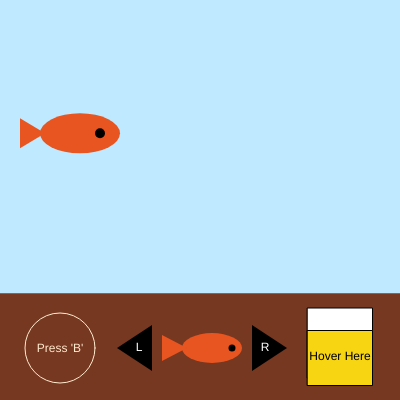
Frame 1 (no input)
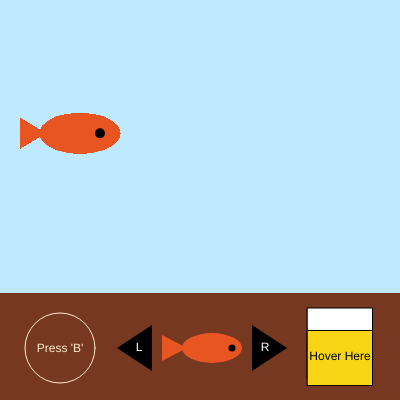
Frame 60 (no input)
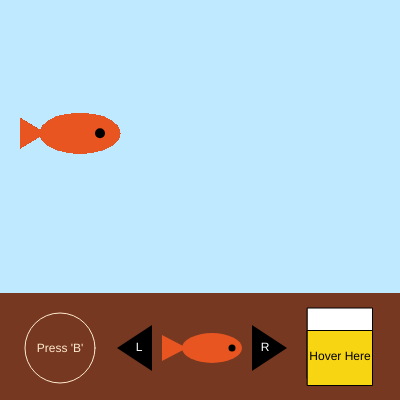
Frame 120 (the mouse pressed at the canvas centre since frame 60)

The p5.js sketch that drew these frames (run headless with seeded random() and noise() and a simulated clock; from frame 60 on, the mouse is pressed at the canvas centre):

// p5.js sketch
// ── sketch.js
// Haena Lee
// IGME -609 Project 3
// Conditionals and Loops
// March 23, 2019


var canvasSize =400
var fishX = canvasSize/5
var fishY = canvasSize/3
var fishDeckX = canvasSize*0.53
var deckY = canvasSize*0.87

function setup() {

  createCanvas(canvasSize, canvasSize);
  background(191, 233, 255)
  textAlign(CENTER);
}


function draw() {  
  deck();
  reset();  
  drawFish(fishX,fishY);
}


function deck() {
  fill(119, 56, 33);
  noStroke();
  rectMode(CENTER);
  rect(canvasSize/2,canvasSize*0.9, canvasSize, canvasSize/3);
  bubbleDeck();
  fishDeck();
  eraserDeck();
}


function bubbleDeck(){
  noFill();
  stroke(255, 234, 206);
  ellipse(canvasSize*0.15, deckY, 70);
  noStroke();
  /* manual */
  fill(255, 234, 206);
  text("Press 'B'", canvasSize*0.15, canvasSize*0.88);
}


function fishDeck(){
  /* fish */
  fill(232, 85, 32);
	ellipse(fishDeckX,deckY,60,30)//head
  triangle(fishDeckX-50,deckY-13, fishDeckX-25,deckY,  fishDeckX-50,deckY+13)//tail
  /* eye */
  fill(0);
  ellipse(fishDeckX+20,deckY,7)
  /* direction */
  triangle(fishDeckX-95,deckY,fishDeckX-60,deckY-23, fishDeckX-60,deckY+23)//left
  triangle(fishDeckX+40,deckY-23, fishDeckX+75,deckY,  fishDeckX+40,deckY+23)//right
  fill(255);
  text("L",fishDeckX-73,deckY+3)//left text
  text("R",fishDeckX+53,deckY+3)//right text 
}


function eraserDeck() {
  stroke(0);
  fill(255);
  rect(canvasSize*0.85, deckY-5, 65,70);//back 
  fill(247,213,19);
  rect(canvasSize*0.85, deckY+10, 65,55);//front
  fill(0);
  noStroke();
  text("Hover Here", canvasSize*0.85, canvasSize*0.9);
}


function reset(){
   if (mouseX > canvasSize*0.85-25 &&
      mouseX < canvasSize*0.85+25 &&
      mouseY > canvasSize*0.9-25 &&
      mouseY < canvasSize*0.9+25)
      {
      background(191, 233, 255);
      deck();
      }
}


function drawFish(fishX,fishY){
  	/* fish */
    fill(232, 85, 32);
		ellipse(fishX,fishY,80,40)
  	triangle(fishX-60,fishY-15, fishX-35,fishY,  fishX-60,fishY+15)
  	/* eye */
  	fill(0);
  	ellipse(fishX+20,fishY,10)
}


/* Keyboard Input*/
function keyTyped(){
  
  if(key=='b')//Bubble
  {    
		drawBubble();  
  }
  
  if(key =='r')//move to right
  {
    background(191, 233, 255);
    fishX = fishX+20;
    	while (fishX > canvasSize){
 		 		fishX = 0;
  		}
  }  
  
  
  if(key =='l')//move to left
  {
    background(191, 233, 255);
    fishX = fishX-20;  
    	while (fishX < 0){
 		 		fishX = canvasSize;
  		}
  }
}


function drawBubble(){
  noFill();
  stroke(0,random(100,255),random(100,255));
  ellipse(mouseX,mouseY,random(10,50)); 
}






  
